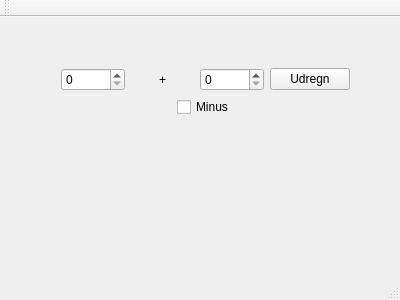
<?xml version="1.0" encoding="UTF-8"?>
<ui version="4.0">
 <class>MainWindow</class>
 <widget class="QMainWindow" name="MainWindow">
  <property name="geometry">
   <rect>
    <x>0</x>
    <y>0</y>
    <width>400</width>
    <height>300</height>
   </rect>
  </property>
  <property name="windowTitle">
   <string>MainWindow</string>
  </property>
  <widget class="QWidget" name="centralWidget">
   <widget class="QWidget" name="verticalLayoutWidget">
    <property name="geometry">
     <rect>
      <x>50</x>
      <y>40</y>
      <width>311</width>
      <height>141</height>
     </rect>
    </property>
    <layout class="QVBoxLayout" name="verticalLayout">
     <item>
      <layout class="QHBoxLayout" name="horizontalLayout">
       <item>
        <widget class="QSpinBox" name="fstNumber"/>
       </item>
       <item>
        <widget class="QLabel" name="label">
         <property name="text">
          <string>+</string>
         </property>
         <property name="alignment">
          <set>Qt::AlignCenter</set>
         </property>
        </widget>
       </item>
       <item>
        <widget class="QSpinBox" name="scdNumber"/>
       </item>
       <item>
        <widget class="QPushButton" name="pushButton">
         <property name="text">
          <string>Udregn</string>
         </property>
        </widget>
       </item>
      </layout>
     </item>
     <item alignment="Qt::AlignHCenter">
      <widget class="QCheckBox" name="checkBox_2">
       <property name="text">
        <string>Minus</string>
       </property>
      </widget>
     </item>
     <item>
      <widget class="QLabel" name="result">
       <property name="text">
        <string/>
       </property>
       <property name="alignment">
        <set>Qt::AlignCenter</set>
       </property>
      </widget>
     </item>
    </layout>
   </widget>
  </widget>
  <widget class="QMenuBar" name="menuBar">
   <property name="geometry">
    <rect>
     <x>0</x>
     <y>0</y>
     <width>400</width>
     <height>21</height>
    </rect>
   </property>
  </widget>
  <widget class="QToolBar" name="mainToolBar">
   <attribute name="toolBarArea">
    <enum>TopToolBarArea</enum>
   </attribute>
   <attribute name="toolBarBreak">
    <bool>false</bool>
   </attribute>
  </widget>
  <widget class="QStatusBar" name="statusBar"/>
 </widget>
 <layoutdefault spacing="6" margin="11"/>
 <resources/>
 <connections/>
</ui>
